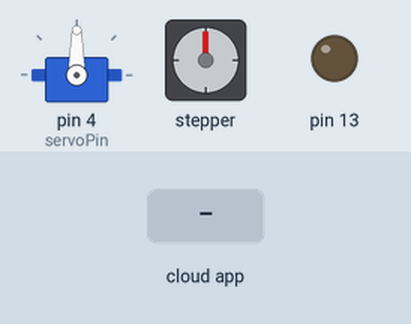
A sketch run on a simulated Arduino Uno, built with avr-gcc and run on an emulated ATmega328P. On the bench: servo, stepper motor, output pins drawn as LEDs (lit = HIGH). Inputs (shaded band) come from the test bench. The ROS host is connected and sends only what is stated; stepper angles assume 200 steps per turn.

Above: at 1.2 s.
1.3 s: the phone or cloud app sets cutterControl to 0
4.3 s: the phone or cloud app sets stepperControl to 0
At 5.2 s:
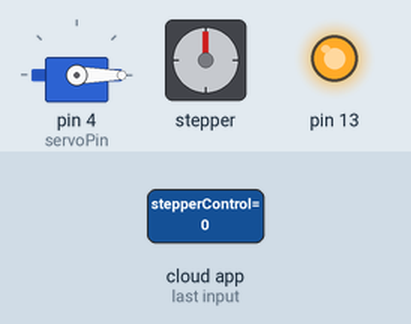
5.8 s: the phone or cloud app sets stepperControl to 45
At 7.1 s:
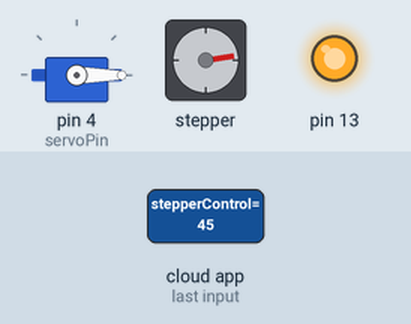
7.4 s: the phone or cloud app sets cutterControl to 1
At 7.86 s:
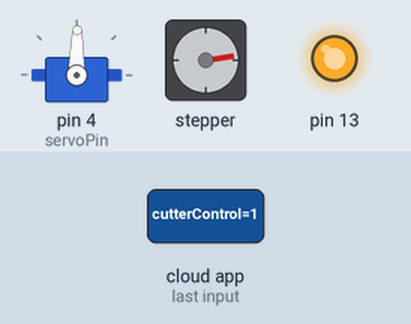
10.4 s: the phone or cloud app sets stepperControl to 90
At 10.8 s:
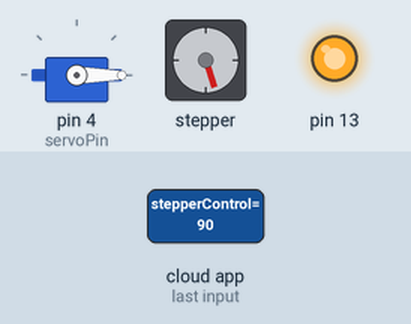
12.0 s: the phone or cloud app sets stepperControl to 180
At 13.3 s:
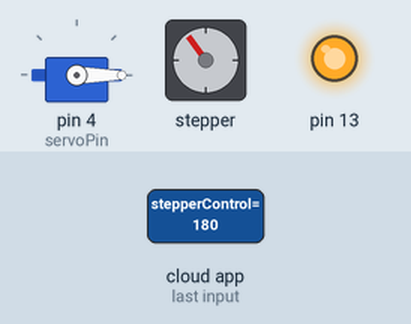
Timing chart, 0 to 14.7 s (numbered marks = the images above; inputs shaded):
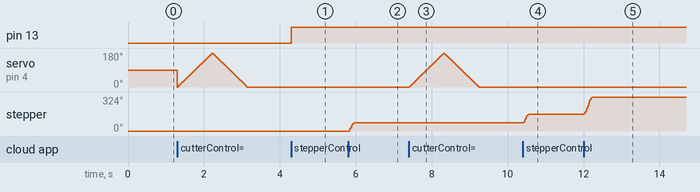

Measured:
- after the input at 4.3 s, pin 13: LOW → HIGH at once
- after the input at 5.8 s, stepper: turns 81° clockwise in 0.13 s, starting at once
- after the input at 7.4 s, servo on pin 4 (servoPin): rises from 0° to 180° in 0.91 s, then falls to 0° in 0.91 s
- after the input at 10.4 s, stepper: turns 81° clockwise in 0.13 s, starting at once
- after the input at 12.0 s, stepper: turns 162° clockwise in 0.20 s, starting at once

The sketch:

motor_control.ino
```cpp
// ----------------------------------------------------------
// NAME: Motor Control Sketch
// DESCRIPTION: Controls stepper motor for gantry positioning,
// and cutter servo to cut cucumber stems.
// ----------------------------------------------------------

#include <Servo.h>
#include <AccelStepper.h>
#include <ros.h>
#include <std_msgs/Int32.h>
#include <std_msgs/String.h>
#include <std_msgs/Bool.h>

// Define stepper motor connections and motor interface type. Motor interface type must be set to 1 when using a driver:
#define dirPin 2
#define stepPin 3
#define motorInterfaceType 1

// Servo pin
#define servoPin 4

// Create a new instance of the AccelStepper class:
AccelStepper stepper = AccelStepper(motorInterfaceType, stepPin, dirPin);

// Create servo instance
Servo cutterServo;
int servoPos = 0;

// Stepper callback function
void stepperMessageCallback( const std_msgs::Int32 &msg) {

  digitalWrite(13, HIGH);
  // Set the target position:
  stepper.moveTo(msg.data);
  // Run to target position with set speed and acceleration/deceleration:
  stepper.runToPosition();
}

// Cutter callback function
void cutterMessageCallback( const std_msgs::Bool &msg) {

    for (servoPos = 0; servoPos <= 180; servoPos += 1) { // goes from 0 degrees to 180 degrees
        // in steps of 1 degree
        cutterServo.write(servoPos);        // tell servo to go to position in variable 'servoPos'
        delay(5);                       // waits 5ms for the servo to reach the position
    }
    for (servoPos = 180; servoPos >= 0; servoPos -= 1) { // goes from 180 degrees to 0 degrees
        cutterServo.write(servoPos);        // tell servo to go to position in variable 'servoPos'
        delay(5);                       // waits 5ms for the servo to reach the position
    }
}

ros::NodeHandle nh;
ros::Subscriber<std_msgs::Int32> stepperSub("stepperControl", &stepperMessageCallback);
ros::Subscriber<std_msgs::Bool> cutterSub("cutterControl", &cutterMessageCallback);

void setup() {

  // Set the maximum speed and acceleration:
  stepper.setMaxSpeed(10000);
  stepper.setAcceleration(6000);

  // Initialize LED pin
  pinMode(13, OUTPUT);

  // Initialize ROS nodes
  nh.initNode();
  nh.subscribe(stepperSub);
  nh.subscribe(cutterSub);

  // Attach servo
  cutterServo.attach(servoPin);
}

void loop() {
    nh.spinOnce();
    delay(1);
}
```
